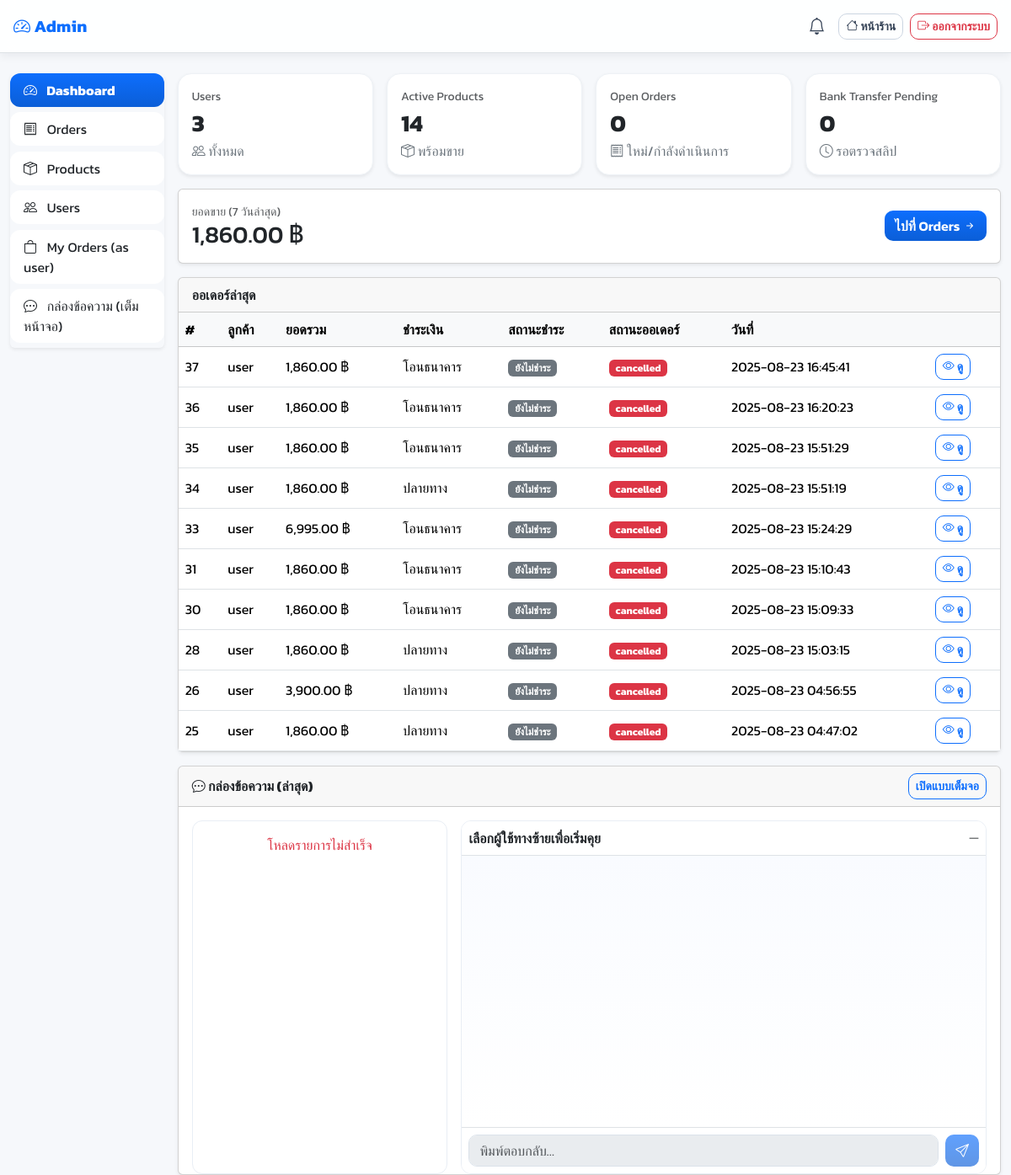
/Home/admin/dashboard.php (signed in), run on an earlier commit of the app's database.
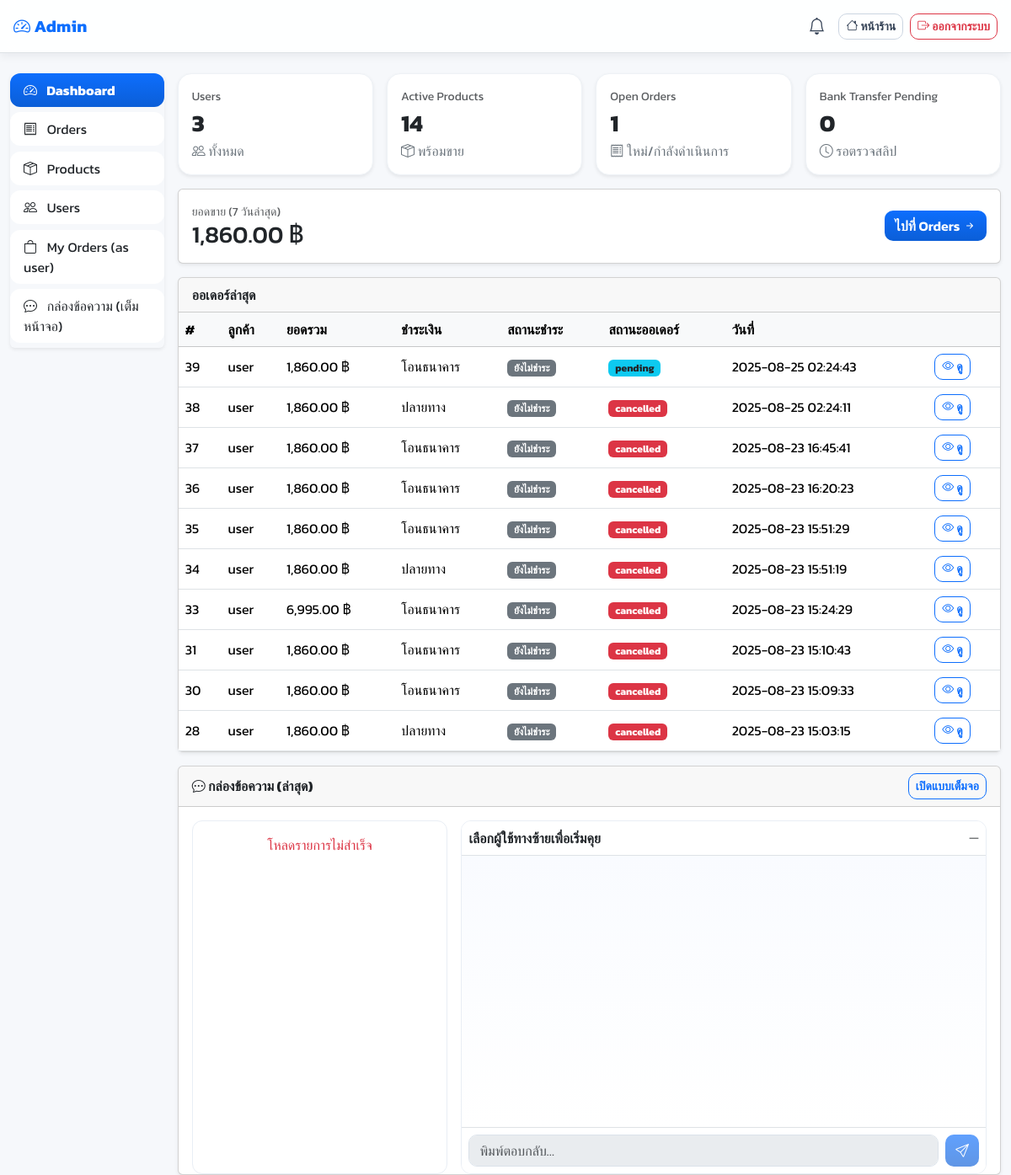
And on a later commit of the database.
### tables this page shows
CREATE TABLE `orders` (
  `id` bigint(20) UNSIGNED NOT NULL,
  `user_id` bigint(20) UNSIGNED NOT NULL,
  `total_price` decimal(10,2) NOT NULL DEFAULT 0.00,
  `status` enum('pending','processing','shipped','delivered','completed','cancel_requested','cancelled') NOT NULL DEFAULT 'pending',
  `payment_status` enum('unpaid','pending','paid','refunded') NOT NULL DEFAULT 'unpaid',
  `stock_deducted` tinyint(1) NOT NULL DEFAULT 0,
  `shipping_name` varchar(150) DEFAULT NULL,
  `shipping_phone` varchar(30) DEFAULT NULL,
  `shipping_address` text DEFAULT NULL,
  `created_at` timestamp NOT NULL DEFAULT current_timestamp(),
  `expires_at` datetime DEFAULT NULL,
  `updated_at` timestamp NULL DEFAULT NULL ON UPDATE current_timestamp(),
  `payment_method` enum('cod','bank') DEFAULT 'cod',
  `slip_image` varchar(255) DEFAULT NULL,
  `cancel_reason` text DEFAULT NULL,
  `cancel_requested_at` timestamp NULL DEFAULT NULL
);

CREATE TABLE `users` (
  `id` bigint(20) UNSIGNED NOT NULL,
  `username` varchar(100) NOT NULL,
  `email` varchar(255) NOT NULL,
  `password_hash` varchar(255) NOT NULL,
  `role` enum('user','seller','admin') DEFAULT 'user',
  `phone` varchar(30) DEFAULT NULL,
  `address` text DEFAULT NULL,
  `profile_pic` varchar(255) DEFAULT NULL,
  `is_active` tinyint(1) NOT NULL DEFAULT 1,
  `created_at` timestamp NOT NULL DEFAULT current_timestamp(),
  `updated_at` timestamp NULL DEFAULT NULL ON UPDATE current_timestamp(),
  `full_name` varchar(150) DEFAULT NULL,
  `avatar` varchar(255) DEFAULT NULL,
  `address_line1` varchar(255) DEFAULT NULL,
  `address_line2` varchar(255) DEFAULT NULL,
  `district` varchar(120) DEFAULT NULL,
  `province` varchar(120) DEFAULT NULL,
  `postcode` varchar(12) DEFAULT NULL
);

### Home/admin/dashboard.php (the view, shortened to what this page needs)
<?php
require __DIR__ . '/../includes/db.php';
function h($s){ return htmlspecialchars($s ?? '', ENT_QUOTES, 'UTF-8'); }
function baht($n){ return number_format((float)$n, 2); }
$users_total = (int)$conn->query("SELECT COUNT(*) c FROM users")->fetch_assoc()['c'];
$products_active = (int)$conn->query("SELECT COUNT(*) c FROM products WHERE status='active'")->fetch_assoc()['c'];
$orders_open = (int)$conn->query("SELECT COUNT(*) c FROM orders WHERE status IN ('pending','processing','shipped')")->fetch_assoc()['c'];
$bank_pending = (int)$conn->query("SELECT COUNT(*) c FROM orders WHERE payment_method='bank' AND payment_status='pending'")->fetch_assoc()['c'];
$revenue7 = 0.00;
$res = $conn->query("
  SELECT COALESCE(SUM(oi.quantity*oi.unit_price),0) AS rev
  FROM orders o
  JOIN order_items oi ON oi.order_id = o.id
  WHERE o.payment_status='paid' AND o.created_at >= DATE_SUB(NOW(), INTERVAL 7 DAY)
");
if ($res) { $revenue7 = (float)$res->fetch_assoc()['rev']; }
$sql_latest = "
  SELECT
    o.id, o.user_id, o.status, o.payment_method, o.payment_status, o.created_at,
    u.username,
    COALESCE(SUM(oi.quantity*oi.unit_price),0) AS total_amount
  FROM orders o
  LEFT JOIN users u ON u.id = o.user_id
  LEFT JOIN order_items oi ON oi.order_id = o.id
  GROUP BY o.id
  ORDER BY o.created_at DESC
  LIMIT 10
";
$latest = $conn->query($sql_latest)->fetch_all(MYSQLI_ASSOC);
?>
<!doctype html>
<html lang="th">
<head>
  <link href="https://cdn.jsdelivr.net/npm/bootstrap@5.3.2/dist/css/bootstrap.min.css" rel="stylesheet">
  <link href="https://cdn.jsdelivr.net/npm/bootstrap-icons/font/bootstrap-icons.css" rel="stylesheet">
  <link rel="stylesheet" href="../assets/css/style.css">
</head>
<body>
<nav class="navbar navbar-expand-lg bg-white border-bottom sticky-top">
  <div class="container-fluid px-3">
    <a class="navbar-brand fw-bold text-primary" href="dashboard.php">
      <i class="bi bi-speedometer2"></i> Admin
    </a>
    <ul class="navbar-nav ms-auto align-items-center">
      <li class="nav-item dropdown me-2">
        <a class="nav-link position-relative" href="#" id="notifDropdown" role="button" data-bs-toggle="dropdown" aria-expanded="false">
          <i class="bi bi-bell fs-5"></i>
        </a>
      </li>
      <li class="nav-item">
        <a class="btn btn-outline-secondary btn-sm" href="../index.php"><i class="bi bi-house"></i> หน้าร้าน</a>
      </li>
      <li class="nav-item ms-2">
        <a class="btn btn-outline-danger btn-sm" href="../logout.php"><i class="bi bi-box-arrow-right"></i> ออกจากระบบ</a>
      </li>
    </ul>
  </div>
</nav>
<div class="container-fluid my-4">
  <div class="row g-3">
    <aside class="col-lg-2">
      <div class="list-group sidebar shadow-sm">
        <a href="dashboard.php" class="list-group-item list-group-item-action active">
          <i class="bi bi-speedometer2 me-2"></i> Dashboard
        </a>
        <a href="orders.php" class="list-group-item list-group-item-action">
          <i class="bi bi-receipt me-2"></i> Orders
        </a>
        <a href="products.php" class="list-group-item list-group-item-action">
          <i class="bi bi-box-seam me-2"></i> Products
        </a>
        <a href="users.php" class="list-group-item list-group-item-action">
          <i class="bi bi-people me-2"></i> Users
        </a>
        <a href="../my_orders.php" class="list-group-item list-group-item-action">
          <i class="bi bi-bag me-2"></i> My Orders (as user)
        </a>
        <a href="support.php" class="list-group-item list-group-item-action">
          <i class="bi bi-chat-dots me-2"></i> กล่องข้อความ (เต็มหน้าจอ)
        </a>
      </div>
    </aside>
    <main class="col-lg-10">
      <div class="row g-3">
        <div class="col-md-3">
          <div class="card card-stat shadow-sm">
            <div class="card-body">
              <div class="text-muted small">Users</div>
              <div class="fs-3 fw-bold"><?= number_format($users_total) ?></div>
              <div class="text-secondary"><i class="bi bi-people"></i> ทั้งหมด</div>
            </div>
          </div>
        </div>
        <div class="col-md-3">
          <div class="card card-stat shadow-sm">
            <div class="card-body">
              <div class="text-muted small">Active Products</div>
              <div class="fs-3 fw-bold"><?= number_format($products_active) ?></div>
              <div class="text-secondary"><i class="bi bi-box-seam"></i> พร้อมขาย</div>
            </div>
          </div>
        </div>
        <div class="col-md-3">
          <div class="card card-stat shadow-sm">
            <div class="card-body">
              <div class="text-muted small">Open Orders</div>
              <div class="fs-3 fw-bold"><?= number_format($orders_open) ?></div>
              <div class="text-secondary"><i class="bi bi-receipt"></i> ใหม่/กำลังดำเนินการ</div>
            </div>
          </div>
        </div>
        <div class="col-md-3">
          <div class="card card-stat shadow-sm">
            <div class="card-body">
              <div class="text-muted small">Bank Transfer Pending</div>
              <div class="fs-3 fw-bold"><?= number_format($bank_pending) ?></div>
              <div class="text-secondary"><i class="bi bi-clock"></i> รอตรวจสลิป</div>
            </div>
          </div>
        </div>
        <div class="col-12">
          <div class="card shadow-sm">
            <div class="card-body d-flex justify-content-between align-items-center">
              <div>
                <div class="text-muted small">ยอดขาย (7 วันล่าสุด)</div>
                <div class="h3 mb-0"><?= baht($revenue7) ?> ฿</div>
              </div>
              <a href="orders.php" class="btn btn-primary">
                ไปที่ Orders <i class="bi bi-arrow-right-short"></i>
              </a>
            </div>
          </div>
        </div>
        <div class="col-12">
          <div class="card shadow-sm">
            <div class="card-header fw-bold">
              ออเดอร์ล่าสุด
            </div>
            <div class="table-responsive">
              <table class="table align-middle mb-0">
                <thead class="table-light">
                  <tr>
                    <th>#</th>
                    <th>ลูกค้า</th>
                    <th>ยอดรวม</th>
                    <th>ชำระเงิน</th>
                    <th>สถานะชำระ</th>
                    <th>สถานะออเดอร์</th>
                    <th>วันที่</th>
                    <th></th>
                  </tr>
                </thead>
                <tbody>
                  <?php if(empty($latest)): ?>
                    <tr><td colspan="8" class="text-center text-muted">ยังไม่มีคำสั่งซื้อ</td></tr>
                  <?php else: foreach($latest as $o): ?>
                    <tr>
                      <td><?= (int)$o['id'] ?></td>
                      <td><?= h($o['username'] ?? ('UID '.$o['user_id'])) ?></td>
                      <td><?= baht($o['total_amount']) ?> ฿</td>
                      <td><?= $o['payment_method']==='bank' ? 'โอนธนาคาร' : 'ปลายทาง' ?></td>
                      <td>
                        <?php if($o['payment_status']==='paid'): ?>
                          <span class="badge bg-success">ชำระแล้ว</span>
                        <?php elseif($o['payment_status']==='pending'): ?>
                          <span class="badge bg-warning text-dark">รอตรวจสอบ</span>
                        <?php else: ?>
                          <span class="badge bg-secondary">ยังไม่ชำระ</span>
                        <?php endif; ?>
                      </td>
                      <td>
                        <?php
                          $map = [
                            'pending'=>'info text-dark',
                            'processing'=>'primary',
                            'shipped'=>'primary',
                            'delivered'=>'success',
                            'completed'=>'success',
                            'cancel_requested'=>'warning text-dark',
                            'cancelled'=>'danger'
                          ];
                          $badge = $map[$o['status']] ?? 'secondary';
                        ?>
                        <span class="badge bg-<?= $badge ?>"><?= h($o['status']) ?></span>
                      </td>
                      <td><?= h($o['created_at']) ?></td>
                      <td>
                        <a href="order_detail.php?id=<?= (int)$o['id'] ?>" class="btn btn-sm btn-outline-primary">
                          <i class="bi bi-eye"></i> ดู
                        </a>
                      </td>
                    </tr>
                  <?php endforeach; endif; ?>
                </tbody>
              </table>
            </div>
          </div>
        </div>
        <div class="col-12">
          <div class="card shadow-sm">
            <div class="card-header d-flex align-items-center justify-content-between">
              <div class="fw-bold"><i class="bi bi-chat-dots"></i> กล่องข้อความ (ล่าสุด)</div>
              <a href="support.php" class="btn btn-sm btn-outline-primary">เปิดแบบเต็มจอ</a>
            </div>
            <div class="card-body">
              <div class="row g-3 chat-wrap">
                <div class="col-lg-4">
                  <div class="chat-list" id="threadList">
                  </div>
                </div>
                <div class="col-lg-8">
                  <div class="chat-room">
                    <div class="p-2 border-bottom bg-white d-flex align-items-center gap-2">
                      <div class="fw-semibold" id="roomTitle">เลือกผู้ใช้ทางซ้ายเพื่อเริ่มคุย</div>
                      <div class="ms-auto d-flex align-items-center gap-2">
                        <span class="small text-muted" id="chatStatus">—</span>
                      </div>
                    </div>
                    <div id="chatMsgs" class="msgs"></div>
                    <form id="chatForm" class="p-2 border-top bg-white d-flex gap-2">
                      <input type="text" class="form-control" id="chatInput" placeholder="พิมพ์ตอบกลับ…" required disabled>
                      <button class="btn btn-primary" id="chatSend" disabled><i class="bi bi-send"></i></button>
                    </form>
                  </div>
                </div>
              </div>
            </div>
          </div>
        </div>
      </div>
    </main>
  </div>
</div>
</body>
</html>

### Home/assets/css/style.css (style rules this page uses)
:root { --brand: #0d6efd; --brand-600: #0b5ed7; --brand-50: #eff6ff; --accent: #22c55e; --danger: #ef4444; --text: #1f2937; --muted: #6b7280; --bg-soft: #f5f7fb; --card: #ffffff; --line: #e5e7eb; --shadow-1: 0 4px 10px rgba(15, 23, 42, .06); --shadow-2: 0 10px 30px rgba(2, 6, 23, .10); --radius: 14px; --radius-sm: 10px; --radius-lg: 18px; --ring: 0 0 0 3px rgba(13,110,253,.18); }
* { box-sizing:border-box }
html,body { height:100% }
body { margin:0; font-family:'Kanit',system-ui,-apple-system,Segoe UI,Roboto,Arial,sans-serif; color:var(--text); background: radial-gradient(1200px 500px at -10% -20%, #eaf2ff 0%, transparent 60%), radial-gradient(1200px 600px at 120% 0%, #f0fff4 0%, transparent 55%), var(--bg-soft); }
.navbar { position: sticky; top:0; z-index:1030; border-bottom:1px solid rgba(229,231,235,.8); background: rgba(255,255,255,.9)!important; backdrop-filter: blur(8px) saturate(140%); box-shadow: var(--shadow-1); }
.navbar-brand { font-weight:700; letter-spacing:.2px; color:var(--brand)!important; font-size:1.25rem; }
.nav-link { font-weight:500; color:#334155 !important; transition:color .15s ease }
.btn { border-radius: var(--radius-sm); font-weight:600; transition: transform .12s ease, box-shadow .12s ease, background-color .12s ease; }
.btn-primary { background: linear-gradient(180deg, var(--brand) 0%, var(--brand-600) 100%); border:0; color:#fff; }
.btn-outline-secondary { border-color:#cbd5e1; color:#334155 }
.sidebar .list-group-item { border:none; border-radius:12px; margin-bottom:.4rem; transition: background-color .12s ease, color .12s ease; }
.sidebar .list-group-item.active { background: linear-gradient(180deg, var(--brand) 0%, var(--brand-600) 100%); color:#fff; font-weight:700; }
.form-control, .form-select { border-radius: 10px; border:1px solid #dbe2ea; transition: border-color .12s ease, box-shadow .12s ease; }

### Home/admin/dashboard.php (style rules this page uses)
body { background:#f6f8fb; }
.card-stat { border:1px solid #eef2f6; border-radius:16px; }
.sidebar { position:sticky; top:1rem }
.chat-wrap { height:420px }
.chat-list { height:420px; overflow:auto; border:1px solid #e9eef5; border-radius:12px }
.chat-room { height:420px; display:flex; flex-direction:column; border:1px solid #e9eef5; border-radius:12px; overflow:hidden }
.msgs { flex:1; overflow:auto; padding:12px; background:linear-gradient(180deg,#f9fbff,#fff) }

What changed in the data, as far as the page shows it:
no longer on this page (row unchanged): orders: id "26", user.username "user", total_amount "3,900.00", payment_method "ปลายทาง", payment_status "ยังไม่ชำระ", status "cancelled", created_at "2025-08-23 04:56:55"
no longer on this page (row unchanged): orders: id "25", user.username "user", total_amount "1,860.00", payment_method "ปลายทาง", payment_status "ยังไม่ชำระ", status "cancelled", created_at "2025-08-23 04:47:02"
added orders: id "39", user.username "user", total_amount "1,860.00", payment_method "โอนธนาคาร", payment_status "ยังไม่ชำระ", status "pending", created_at "2025-08-25 02:24:43"
added orders: id "38", user.username "user", total_amount "1,860.00", payment_method "ปลายทาง", payment_status "ยังไม่ชำระ", status "cancelled", created_at "2025-08-25 02:24:11"
Also different on the page:
$orders_open: "0" → "1"
